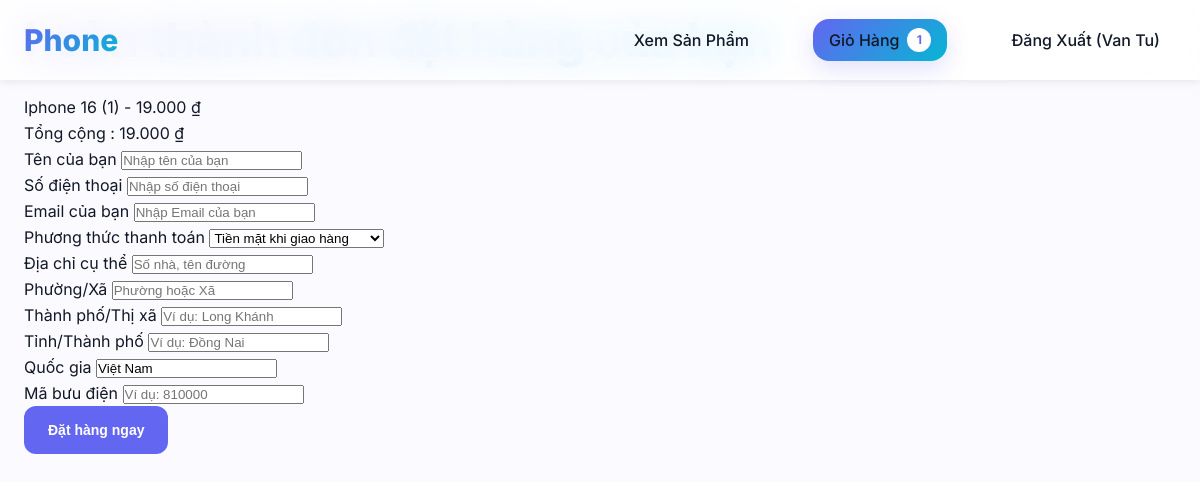
The app's page /checkout.php (signed in) with its own data.
### tables this page shows
CREATE TABLE `cart` (
  `id` int(11) NOT NULL,
  `name` varchar(255) DEFAULT NULL,
  `price` decimal(10,2) DEFAULT NULL,
  `image` varchar(255) DEFAULT NULL,
  `quantity` int(11) DEFAULT NULL,
  `user_id` int(11) DEFAULT NULL
);

### checkout.php (the view, shortened to what this page needs)
<?php
function formatVND($amount) {
    return number_format($amount, 0, ',', '.') . ' ₫';
}
?>
<!DOCTYPE html>
<html lang="en">
<head>
   <link rel="stylesheet" href="https://cdnjs.cloudflare.com/ajax/libs/font-awesome/6.0.0/css/all.min.css">
   <link rel="stylesheet" href="css/style.css">
</head>
<body>
<?php include 'header.php'; ?>
<div class="container">
<section class="checkout-form">
   <h1 class="heading">hoàn thành đơn đặt hàng của bạn</h1>
   <form action="" method="post">
   <div class="display-order">
      <?php
         $select_cart = mysqli_query($conn, "SELECT * FROM `cart` WHERE user_id = '$user_id'");
         $total = 0;
         if(mysqli_num_rows($select_cart) > 0){
            while($fetch_cart = mysqli_fetch_assoc($select_cart)){
               $item_total = $fetch_cart['price'] * $fetch_cart['quantity'];
               $total += $item_total;
      ?>
      <div class="product-display">
         <span><?= $fetch_cart['name']; ?> (<?= $fetch_cart['quantity']; ?>) - <?= formatVND($item_total); ?></span>
      </div>
      <?php
            }
            $grand_total = $total;
         }else{
            echo "<div class='display-order'><span>Giỏ hàng của bạn trống!</span></div>";
            $grand_total = 0;
         }
      ?>
      <span class="grand-total"> Tổng cộng : <?= formatVND($grand_total); ?> </span>
   </div>
      <div class="flex">
         <div class="inputBox">
            <span>Tên của bạn</span>
            <input type="text" placeholder="Nhập tên của bạn" name="name" required>
         </div>
         <div class="inputBox">
            <span>Số điện thoại</span>
            <input type="number" placeholder="Nhập số điện thoại" name="number" required>
         </div>
         <div class="inputBox">
            <span>Email của bạn</span>
            <input type="email" placeholder="Nhập Email của bạn" name="email" required>
         </div>
         <div class="inputBox">
            <span>Phương thức thanh toán</span>
            <select name="method">
               <option value="cash on delivery" selected>Tiền mặt khi giao hàng</option>
            </select>
         </div>
         <div class="inputBox">
            <span>Địa chỉ cụ thể</span>
            <input type="text" placeholder="Số nhà, tên đường" name="flat" required>
         </div>
         <div class="inputBox">
            <span>Phường/Xã</span>
            <input type="text" placeholder="Phường hoặc Xã" name="street" required>
         </div>
         <div class="inputBox">
            <span>Thành phố/Thị xã</span>
            <input type="text" placeholder="Ví dụ: Long Khánh" name="city" required>
         </div>
         <div class="inputBox">
            <span>Tỉnh/Thành phố</span>
            <input type="text" placeholder="Ví dụ: Đồng Nai" name="state" required>
         </div>
         <div class="inputBox">
            <span>Quốc gia</span>
            <input type="text" placeholder="Việt Nam" name="country" value="Việt Nam" required>
         </div>
         <div class="inputBox">
            <span>Mã bưu điện</span>
            <input type="text" placeholder="Ví dụ: 810000" name="pin_code" required>
         </div>
      </div>
      <input type="submit" value="Đặt hàng ngay" name="order_btn" class="btn">
   </form>
</section>
</div>
</body>
</html>

### css/style.css (style rules this page uses)
:root { --main-bg: linear-gradient(135deg, #667eea 0%, #764ba2 100%); --main-color: #6366f1; --text-color: #1f2937; --header-bg: rgba(255, 255, 255, 0.95); --card-bg: #ffffff; --card-shadow: rgba(99, 102, 241, 0.15); --border-color: #e5e7eb; --btn-bg: linear-gradient(135deg, #6366f1 0%, #8b5cf6 100%); --btn-text: #ffffff; --primary-color: #6366f1; --primary-hover: #4f46e5; --primary-light: #eef2ff; --primary-dark: #3730a3; --secondary-color: #06b6d4; --secondary-hover: #0891b2; --accent-color: #f59e0b; --accent-hover: #d97706; --success-color: #10b981; --success-light: #d1fae5; --warning-color: #f59e0b; --warning-light: #fef3c7; --error-color: #ef4444; --error-light: #fee2e2; --text-primary: #111827; --text-secondary: #6b7280; --text-tertiary: #9ca3af; --text-inverse: #ffffff; --background-primary: #ffffff; --background-secondary: #f9fafb; --background-tertiary: #f3f4f6; --background-gradient: linear-gradient(135deg, #667eea 0%, #764ba2 100%); --background-glass: rgba(255, 255, 255, 0.25); --background-dark: #1f2937; --surface-color: #ffffff; --surface-elevated: #ffffff; --surface-glass: rgba(255, 255, 255, 0.1); --border-light: #f3f4f6; --border-medium: #e5e7eb; --border-dark: #d1d5db; --border-accent: var(--primary-color); --shadow-xs: 0 1px 2px rgba(0, 0, 0, 0.05); --shadow-sm: 0 2px 8px rgba(0, 0, 0, 0.08); --shadow-md: 0 8px 25px rgba(0, 0, 0, 0.12); --shadow-lg: 0 15px 35px rgba(0, 0, 0, 0.15); --shadow-xl: 0 25px 50px rgba(0, 0, 0, 0.18); --shadow-2xl: 0 35px 60px rgba(0, 0, 0, 0.22); --shadow-colored: 0 8px 25px rgba(99, 102, 241, 0.2); --shadow-glow: 0 0 20px rgba(99, 102, 241, 0.3); --radius-xs: 4px; --radius-sm: 8px; --radius-md: 12px; --radius-lg: 16px; --radius-xl: 20px; --radius-2xl: 24px; --radius-3xl: 32px; --radius-full: 9999px; --spacing-0: 0; --spacing-xs: 4px; --spacing-sm: 8px; --spacing-md: 16px; --spacing-lg: 24px; --spacing-xl: 32px; --spacing-2xl: 48px; --spacing-3xl: 64px; --spacing-4xl: 80px; --spacing-5xl: 96px; --transition-fast: 0.15s cubic-bezier(0.4, 0, 0.2, 1); --transition-normal: 0.3s cubic-bezier(0.4, 0, 0.2, 1); --transition-slow: 0.5s cubic-bezier(0.4, 0, 0.2, 1); --transition-bounce: 0.6s cubic-bezier(0.68, -0.55, 0.265, 1.55); --font-size-xs: 1.2rem; --font-size-sm: 1.4rem; --font-size-base: 1.6rem; --font-size-lg: 1.8rem; --font-size-xl: 2.0rem; --font-size-2xl: 2.4rem; --font-size-3xl: 3.0rem; --font-size-4xl: 3.6rem; --font-size-5xl: 4.8rem; --font-size-6xl: 6.0rem; --leading-tight: 1.25; --leading-snug: 1.375; --leading-normal: 1.5; --leading-relaxed: 1.625; --leading-loose: 2; --z-dropdown: 1000; --z-sticky: 1020; --z-fixed: 1030; --z-modal-backdrop: 1040; --z-modal: 1050; --z-popover: 1060; --z-tooltip: 1070; --z-toast: 1080; }
*, *::before, *::after { margin: 0; padding: 0; box-sizing: border-box; }
html { font-size: 62.5%; scroll-behavior: smooth; -webkit-text-size-adjust: 100%; scroll-padding-top: 80px; }
body { font-family: 'Inter', -apple-system, BlinkMacSystemFont, 'Segoe UI', Roboto, Oxygen, Ubuntu, Cantarell, sans-serif; font-size: var(--font-size-base); line-height: var(--leading-relaxed); color: var(--text-primary); background: var(--background-primary); -webkit-font-smoothing: antialiased; -moz-osx-font-smoothing: grayscale; padding-top: 10px; position: relative; overflow-x: hidden; }
body::before { content: ''; position: fixed; top: 0; left: 0; width: 100%; height: 100%; background: linear-gradient(-45deg, #667eea, #764ba2, #6366f1, #8b5cf6); background-size: 400% 400%; animation: gradientShift 15s ease infinite; opacity: 0.03; z-index: -1; }
h1, h2, h3, h4, h5, h6 { font-weight: 700; line-height: var(--leading-tight); margin-bottom: var(--spacing-lg); color: var(--text-primary); letter-spacing: -0.025em; }
h1 { font-size: var(--font-size-5xl); font-weight: 800; background: linear-gradient(135deg, var(--primary-color) 0%, var(--secondary-color) 100%); -webkit-background-clip: text; -webkit-text-fill-color: transparent; background-clip: text; }
.container { max-width: 1200px; margin: 0 auto; padding: 0 var(--spacing-lg); position: relative; }
.btn, .option-btn, .delete-btn { display: inline-flex; align-items: center; justify-content: center; gap: var(--spacing-sm); padding: var(--spacing-md) var(--spacing-lg); border: none; border-radius: var(--radius-md); font-size: 1.4rem; font-weight: 600; text-decoration: none; cursor: pointer; transition: var(--transition-fast); min-width: 120px; }
.btn { background-color: var(--primary-color); color: white; }

### records on screen
cart: name "Iphone 16", quantity "1", formatVND($item_total) "19.000 ₫"

### other values on screen
$row_count "1"
$_SESSION['user']['name'] "Van Tu"
formatVND($grand_total) "19.000 ₫"
